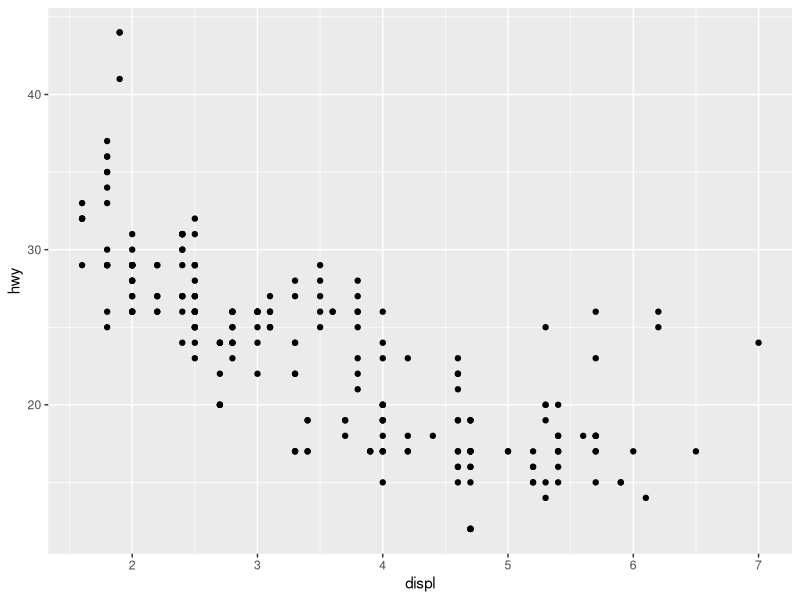
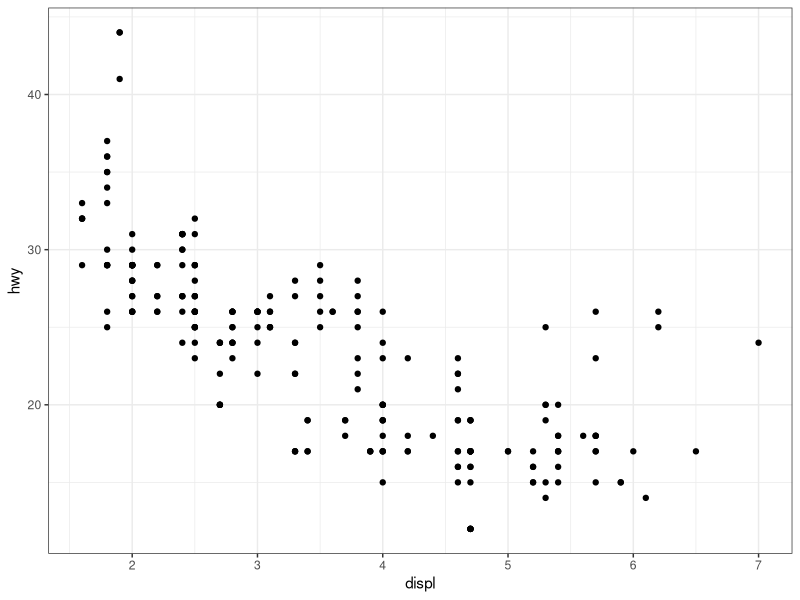
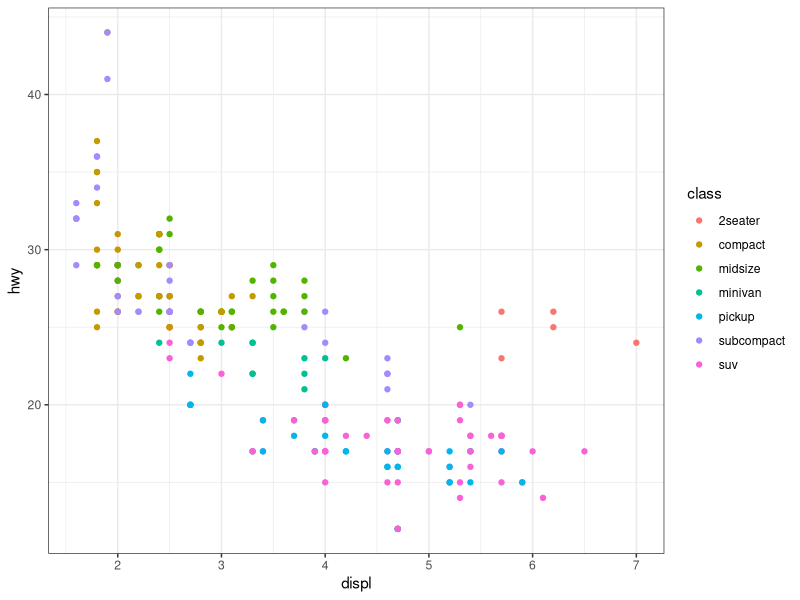
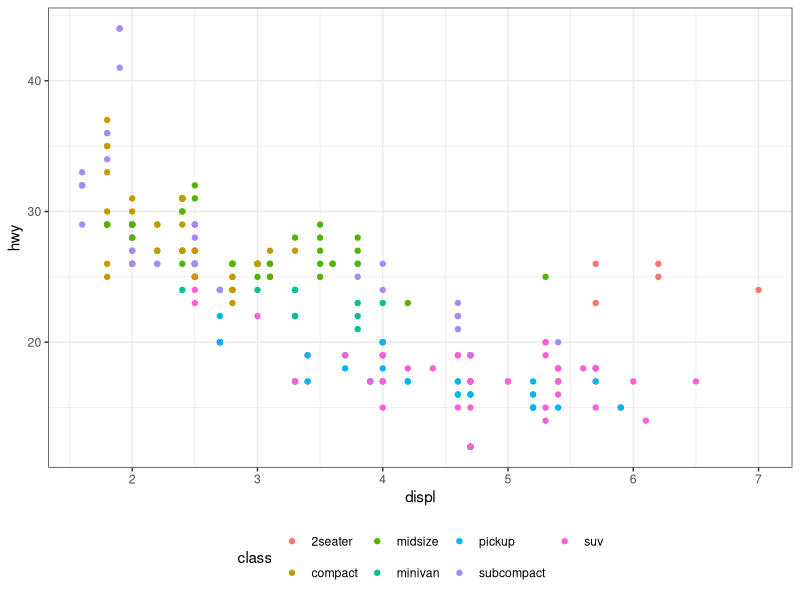
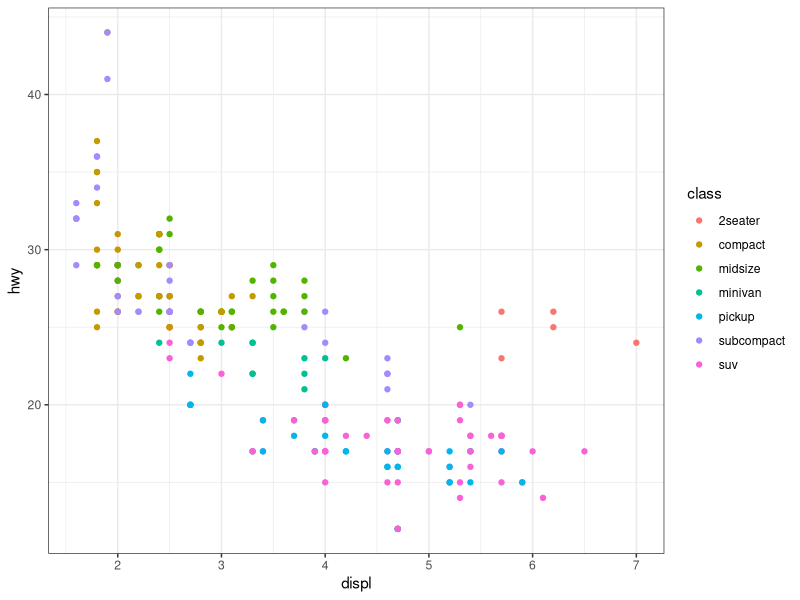
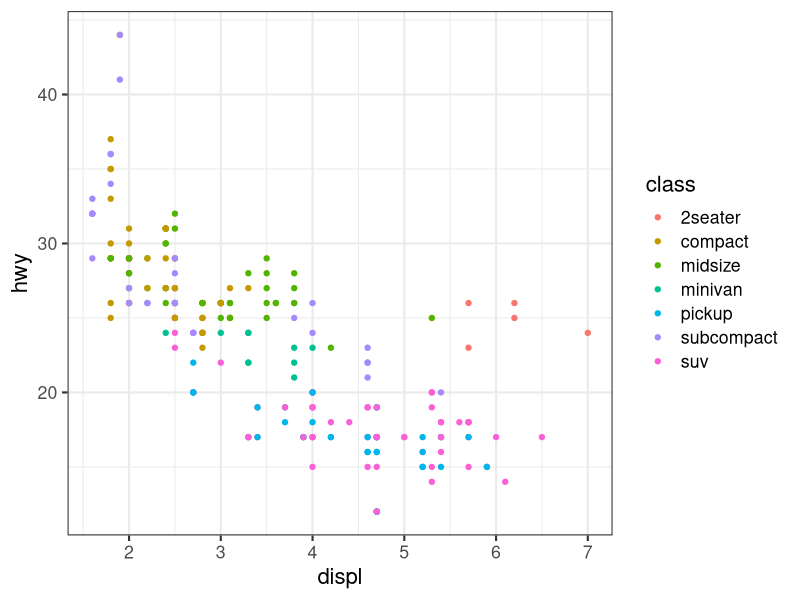
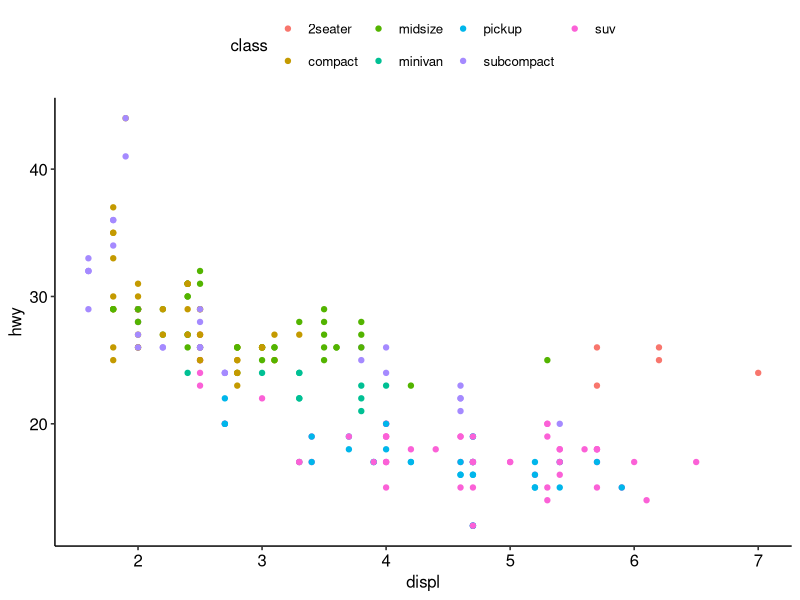

The R script that drew these images, in order:
### Themes

library(tidyverse)
# Base plot
ggplot(
  data = mpg,
  mapping = aes(x = displ, y = hwy)
) +
  geom_point() +
  theme_grey()

# bw-theme
ggplot(
  data = mpg,
  mapping = aes(x = displ, y = hwy)
) +
  geom_point() +
  theme_bw()

# Data can have color in bw-theme
ggplot(
  data = mpg,
  mapping = aes(x = displ, y = hwy, color = class)
) +
  geom_point() +
  theme_bw()

# Occasionally useful: legend at the bottom
ggplot(
  data = mpg,
  mapping = aes(x = displ, y = hwy, color = class)
) +
  geom_point() +
  theme_bw() +
  theme(legend.position = "bottom")

ggplot(
  data = mpg,
  mapping = aes(x = displ, y = hwy, color = class)
) +
  geom_point() +
  theme(legend.position = "bottom") +
  theme_bw()

# first param of theme_()-functions is base_size
ggplot(
  data = mpg,
  mapping = aes(x = displ, y = hwy, color = class)
) +
  geom_point() +
  theme_bw(16)

# predefined themes available, e.g. in ggpubr package
ggplot(
  data = mpg,
  mapping = aes(x = displ, y = hwy, color = class)
) +
  geom_point() +
  ggpubr::theme_pubr()
